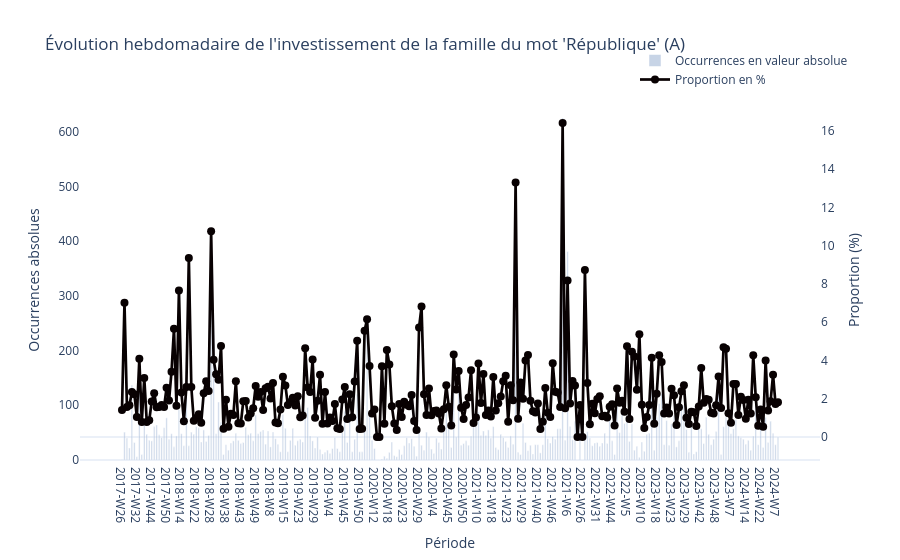

The cell this chart's notebook holds for it:
### Markdown cell above
#### Tableau(x) et graphique(s)

### Code cell
diachronique_annuel(df, periode="semaine", suffixe="A")

### Figure 1 — Plotly figure (JSON) as saved in the notebook; plotly's stock layout.template omitted (floating-point values rounded to 4 significant figures; data arrays with more than 128 entries replaced by an {"elided": "..."} marker saying what was removed)
{"data": [{"hovertemplate": "<b>Période : %{x}</b><br>Occurrences : %{y}", "marker": {"color": "#91AACF"}, "name": "Occurrences en valeur absolue", "opacity": 0.5, "type": "bar", "x": {"elided": "266 str values"}, "y": {"elided": "266 int values"}, "yaxis": "y"}, {"hovertemplate": "<b>Période : %{x}</b><br>Proportion : %{y:.2f}%<br>", "line": {"color": "#080102", "width": 2.7}, "marker": {"size": 8, "symbol": "circle"}, "mode": "lines+markers", "name": "Proportion en %", "type": "scatter", "x": {"elided": "266 str values"}, "y": {"elided": "266 float values"}, "yaxis": "y2"}], "layout": {"bargap": 0.4, "legend": {"bgcolor": "rgba(255,255,255,0.7)", "x": 0.75, "y": 1.15}, "title": {"text": "Évolution hebdomadaire de l'investissement de la famille du mot 'République' (A)"}, "xaxis": {"title": {"text": "Période"}}, "yaxis": {"showgrid": false, "title": {"text": "Occurrences absolues"}}, "yaxis2": {"overlaying": "y", "showgrid": false, "side": "right", "title": {"text": "Proportion (%)"}}}}
